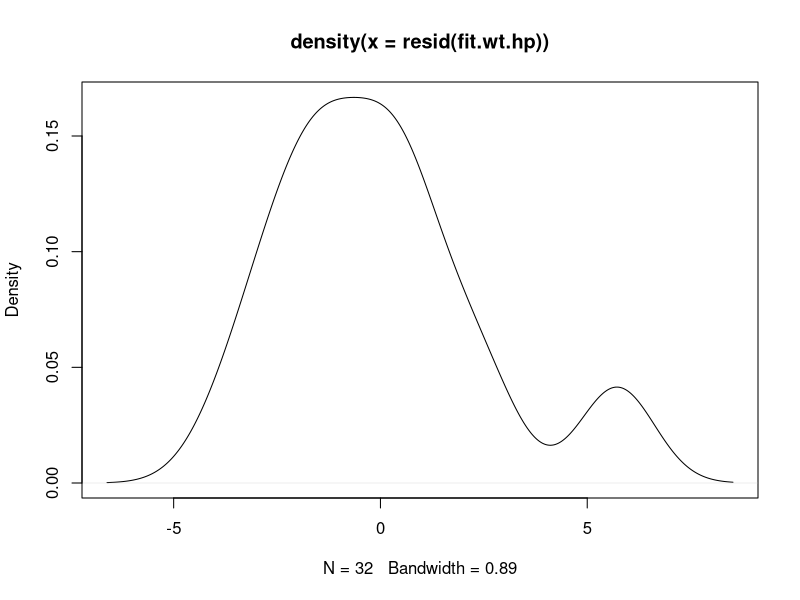
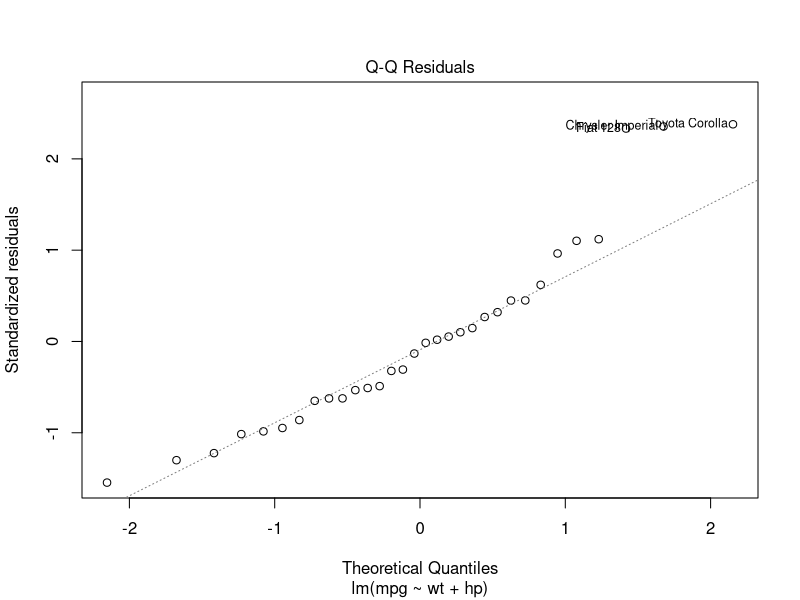
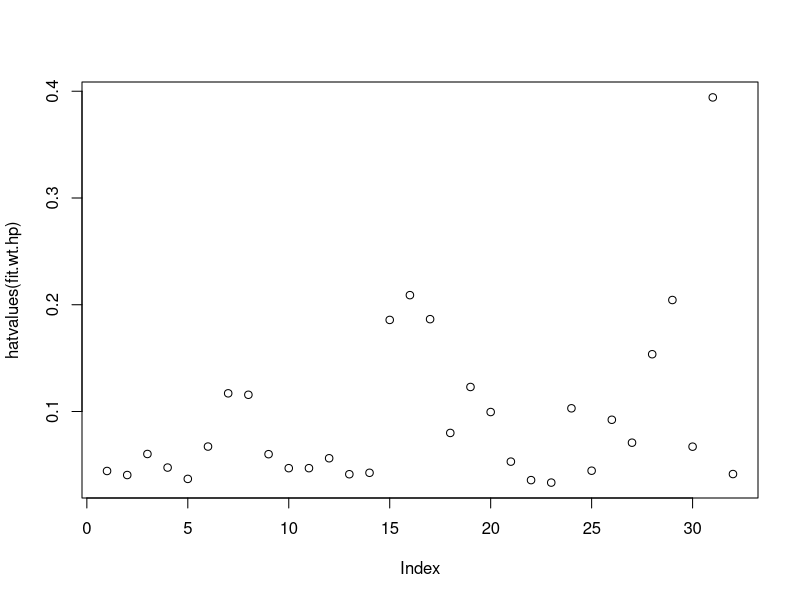
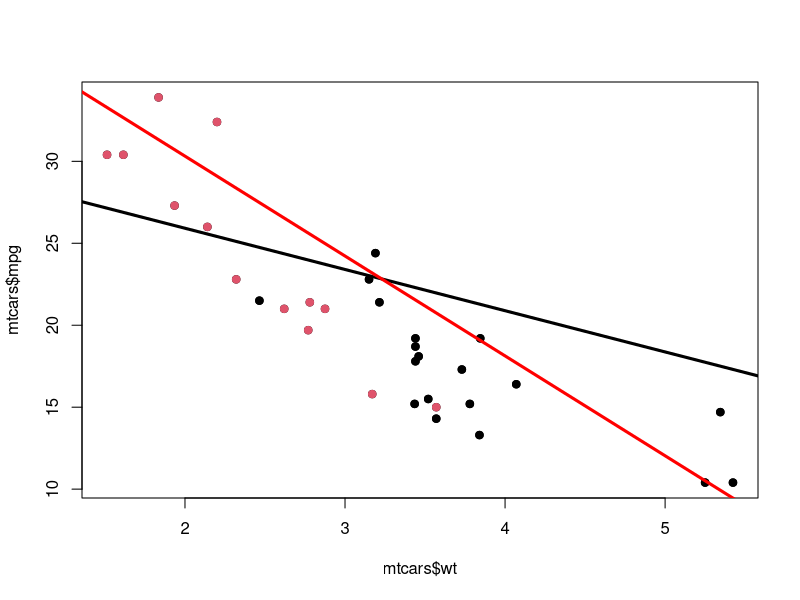
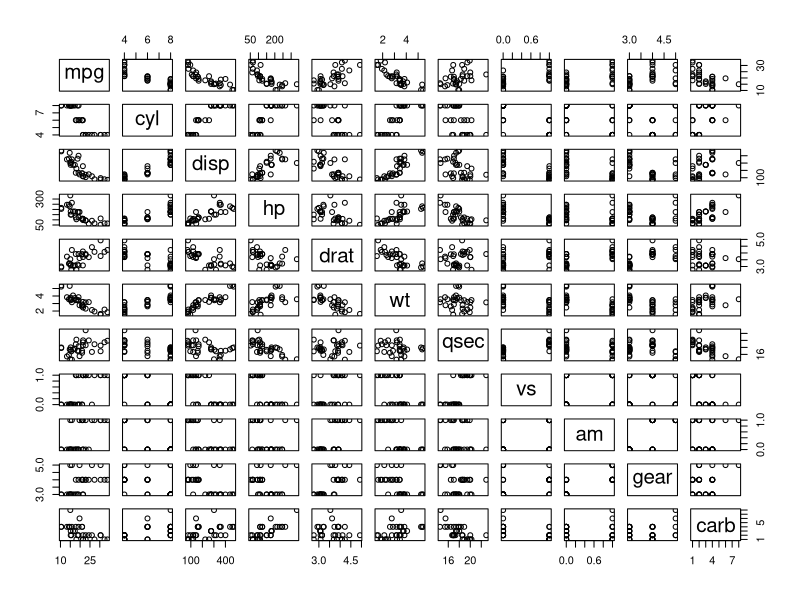

Write R code to recreate these figures, in order.
## ---- chunk 1
# make this an external chunk that can be included in any file
library(knitr)
library(car)
## ---- chunk 2
fit.wt.hp.am <- lm(mpg ~ wt + hp + factor(am) + factor(am)*wt, mtcars)

summary(fit.wt.hp.am)$coef
## ---- chunk 3
fit <- lm(mpg ~ ., mtcars)
## ---- chunk 4
fit.wt <- lm(mpg ~ wt, mtcars)
summary(fit.wt)$coef
## ---- chunk 5
fit.wt.hp <- update(fit, mpg ~ wt + hp)
summary(fit.wt.hp)$coef
## ---- chunk 6
fit.wt.hp.cyl <- update(fit, mpg ~ wt + hp + cyl)
summary(fit.wt.hp.cyl)$coef
## ---- chunk 7
fit.wt.hp.disp <- update(fit, mpg ~ wt + hp + disp)
summary(fit.wt.hp.disp)$coef
## ---- chunk 8
cor(mtcars)[c(4,6),c(1:6)]
## ---- chunk 9
anova(fit.wt, fit.wt.hp, fit.wt.hp.cyl)
anova(fit.wt, fit.wt.hp, fit.wt.hp.disp)
## ---- chunk 10
sqrt(vif(fit.wt.hp.cyl))
sqrt(vif(fit.wt.hp.disp))
sqrt(vif(fit.wt.hp))
## ---- chunk 11
plot(density(resid(fit.wt.hp)))
plot(fit.wt.hp, which = 2)
round(dfbetas(fit.wt.hp)[15:23,], 3)
round(hatvalues(fit.wt.hp), 3)
plot(hatvalues(fit.wt.hp))
## ---- chunk 12
fit.wt.hp.am.same.slope <- lm(mpg ~ wt + hp + factor(am), mtcars)
summary(fit.wt.hp.am.same.slope)
## ---- chunk 13
fit.wt.hp.am <- lm(mpg ~ wt + hp + factor(am) + factor(am)*wt, mtcars)
summary(fit.wt.hp.am)
plot(mtcars$wt, mtcars$mpg, pch = 19)
points(mtcars$wt, mtcars$mpg, pch = 19, col = ((mtcars$am==1) * 1 + 1))
abline(c(fit.wt.hp.am$coef[1], fit.wt.hp.am$coef[2]), col="black", lwd=3)
abline(c(fit.wt.hp.am$coef[1] + fit.wt.hp.am$coef[4], fit.wt.hp.am$coef[2] + fit.wt.hp.am$coef[5]), col="red", lwd=3)
## ---- chunk 14
pairs(mtcars)
kable(summary(fit)$coef, booktabs = TRUE)

## ---- chunk 15
cor(mtcars)
